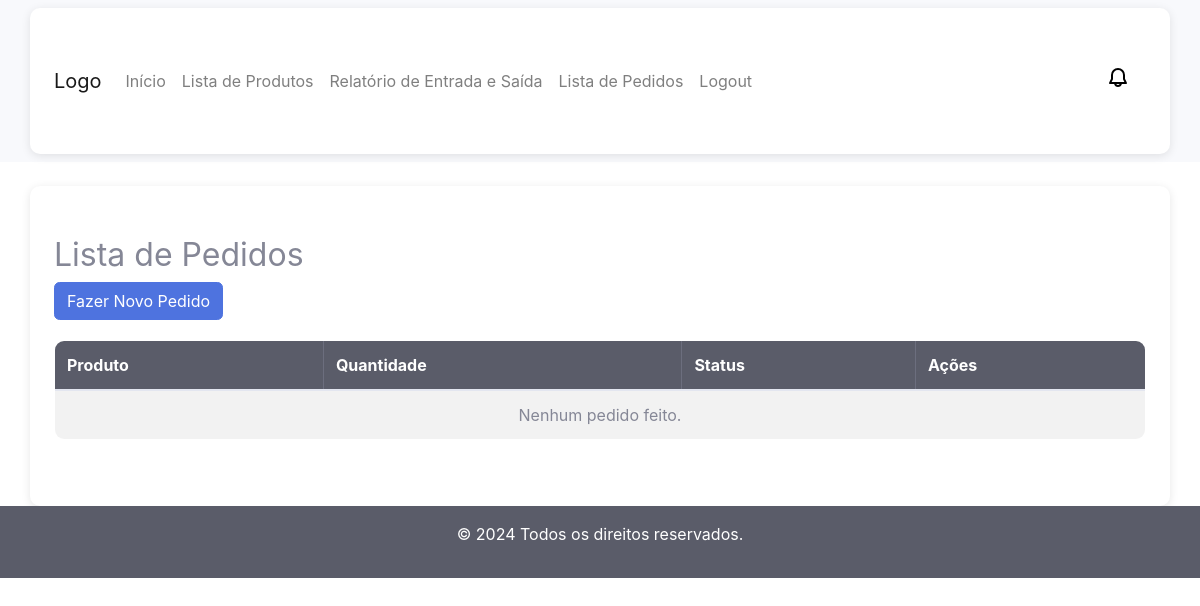
Before: /pedidos/lista/ (signed in) with the older database file.
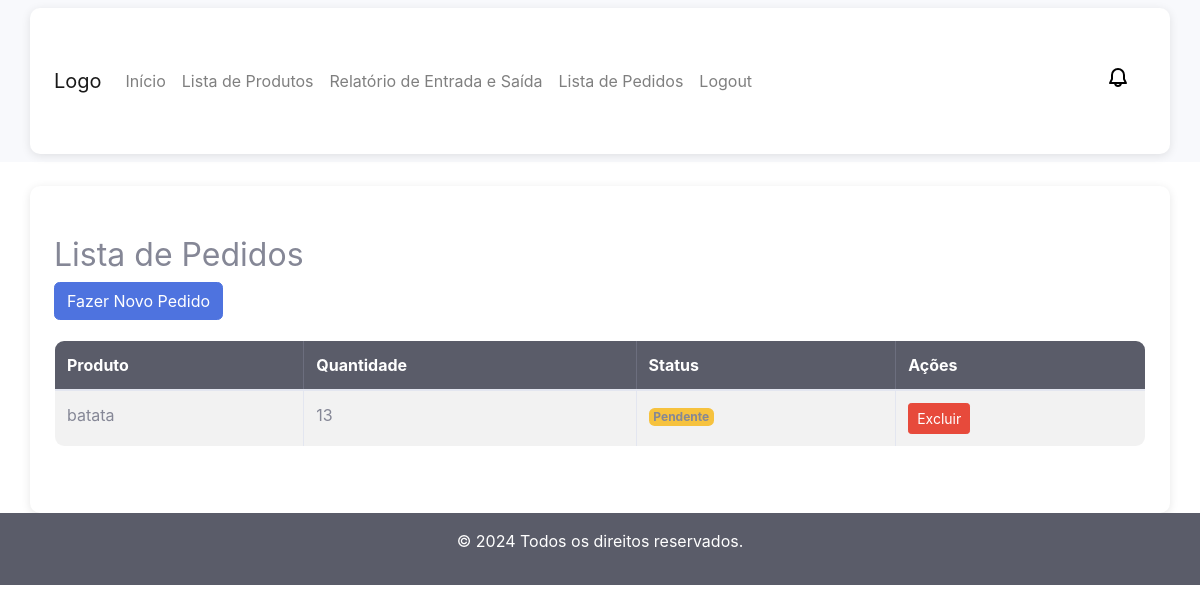
After: the same page with the newer database file.
### core/models.py (models this page shows)
class Pedido(models.Model):
    usuario = models.ForeignKey(User, on_delete=models.CASCADE)  # Adiciona a relação com o usuário
    produto = models.CharField(max_length=100)  # Exemplo de campo para o produto
    quantidade = models.PositiveIntegerField()  # Campo para quantidade
    status = models.CharField(max_length=20, choices=[
        ('Pendente', 'Pendente'),
        ('Aprovado', 'Aprovado'),
        ('Negado', 'Negado')
    ])

### core/views.py (the view)
# urls.py: path('pedidos/lista/', lista_pedidos, name='lista_pedidos'),  # Lista de pedidos
@login_required
def lista_pedidos(request):
    if request.user.is_superuser or request.user.groups.filter(name='adm').exists():
        pedidos = Pedido.objects.all()
    else:
        pedidos = Pedido.objects.filter(usuario=request.user)
    return render(request, 'lista_pedidos.html', {'pedidos': pedidos})

### core/templates/lista_pedidos.html (shortened to what this page needs)
{% extends 'modelo.html' %}
{% block conteudo %}
<div class="container mt-4">
    <h2>Lista de Pedidos</h2>
    <div class="mb-3">
        <a href="{% url 'pedidos' %}" class="btn btn-primary">Fazer Novo Pedido</a>
    </div>
    <table class="table table-striped table-bordered">
        <thead class="table-dark">
            <tr>
                <th scope="col">Produto</th>
                <th scope="col">Quantidade</th>
                <th scope="col">Status</th>
                <th scope="col">Ações</th>
            </tr>
        </thead>
        <tbody>
            {% if pedidos and pedidos|length > 0 %}
                {% for pedido in pedidos %}
                    <tr>
                        <td>{{ pedido.produto }}</td>
                        <td>{{ pedido.quantidade }}</td>
                        <td>
                            {% if pedido.status == 'Pendente' %}
                                <span class="badge bg-warning">{{ pedido.status }}</span>
                            {% elif pedido.status == 'Aprovado' %}
                                <span class="badge bg-success">{{ pedido.status }}</span>
                            {% elif pedido.status == 'Negado' %}
                                <span class="badge bg-danger">{{ pedido.status }}</span>
                            {% endif %}
                        </td>
                        <td>
                            <form method="post" action="{% url 'excluir_pedido' pedido.id %}" style="display:inline;">
                                <button type="submit" class="btn btn-danger btn-sm">Excluir</button>
                            </form>
                        </td>
                    </tr>
                {% endfor %}
            {% else %}
                <tr>
                    <td colspan="4" class="text-center">Nenhum pedido feito.</td>
                </tr>
            {% endif %}
        </tbody>
    </table>
</div>
{% endblock %}

Changed rows visible on the page:
added Pedido: produto "batata", quantidade "13", status "Pendente"
Other visible differences:
text no longer shown: "Nenhum pedido feito."
